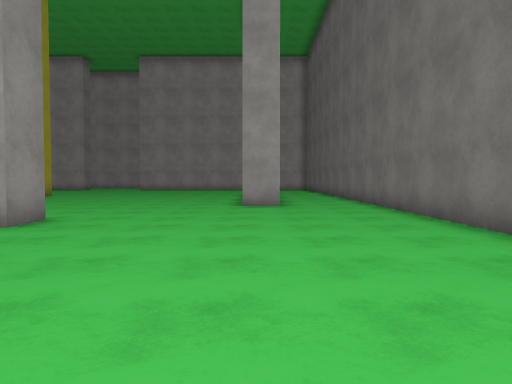
View 1 (above)

24 first-person views from a walk through a scene from a Unity 3-D project. The camera is 1.2 m above the floor, tilts 2° down and sees 70° across. The floor is counted in squares, 1.67 m on a side. Each view is taken from the middle of a square. On the plan, view 1 faces up. The plan holds only what a view shows up to about 11 squares ahead; the rest is blank. The place goes on beyond the plan. The player is left out. Surface patterns are stand-ins for the level's own textures.

View 2
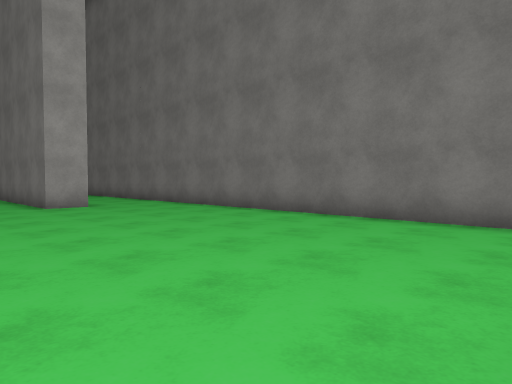

View 3
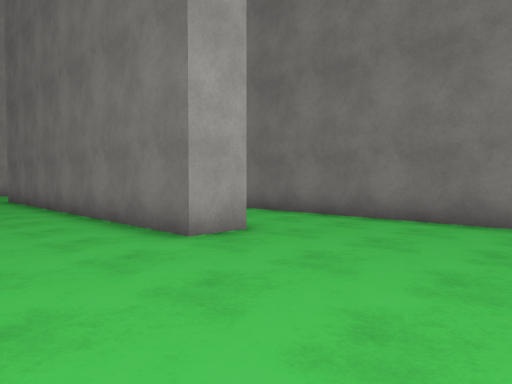

View 4
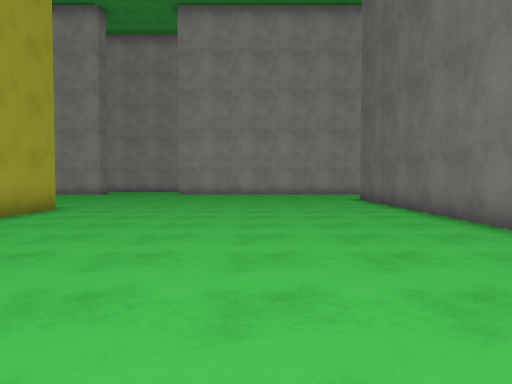

View 5
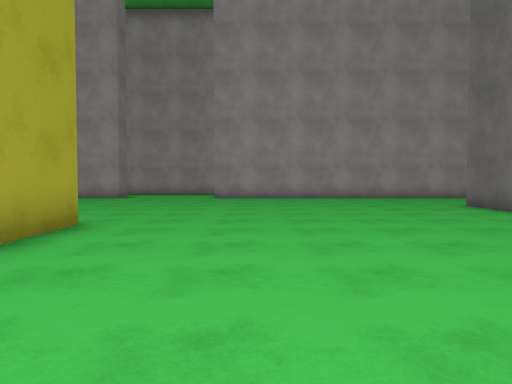

View 6
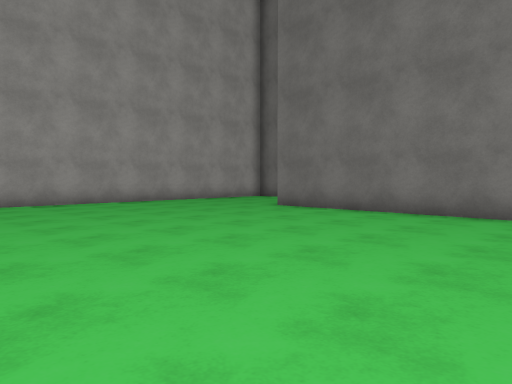

View 7
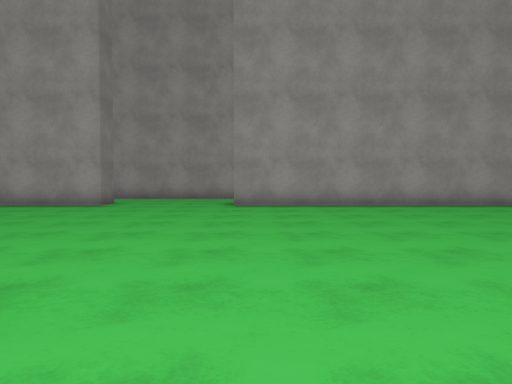

View 8
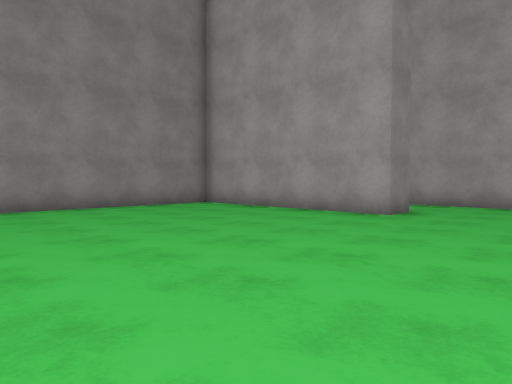

View 9
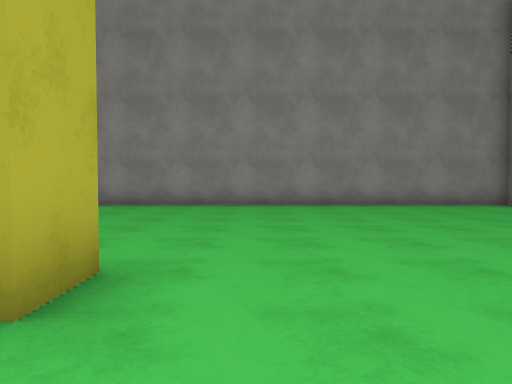

View 10
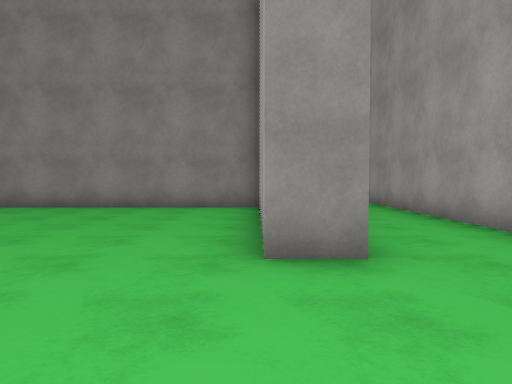

View 11
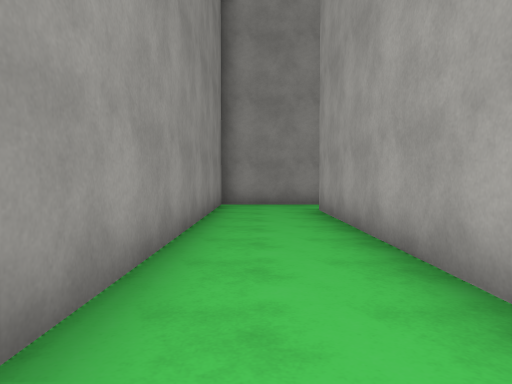

View 12
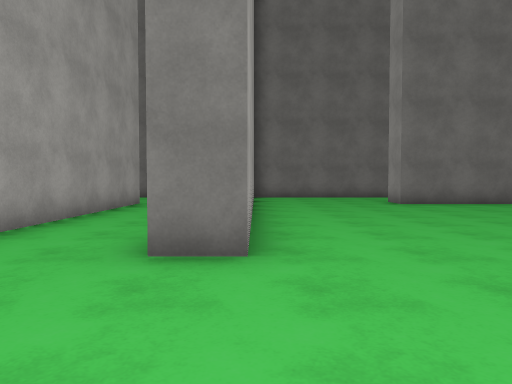

View 13
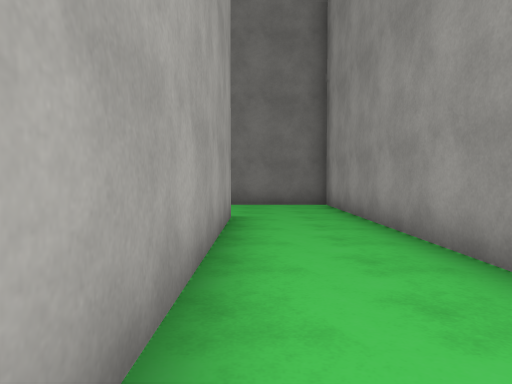

View 14
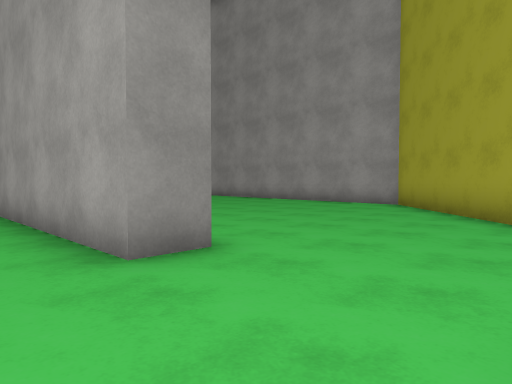

View 15
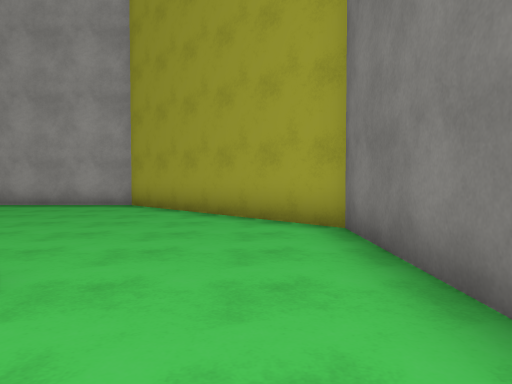

View 16
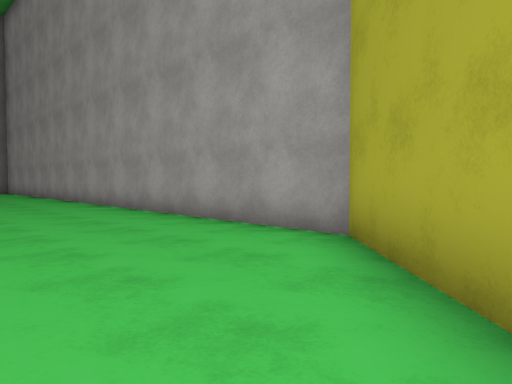

View 17
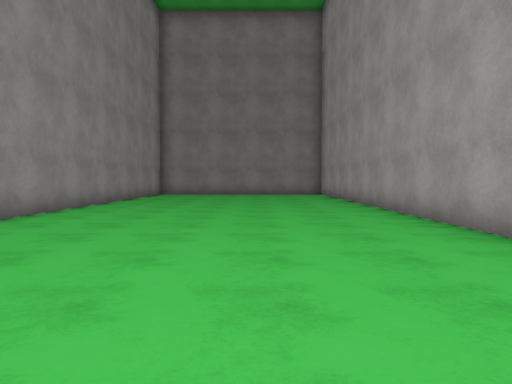

View 18
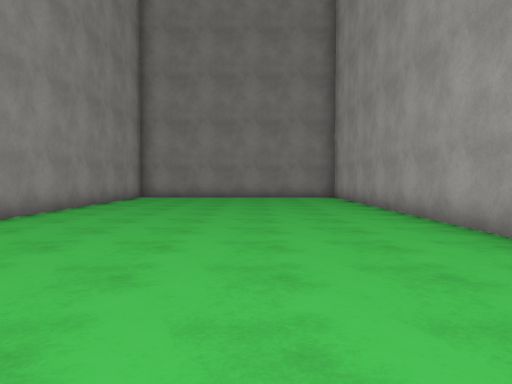

View 19
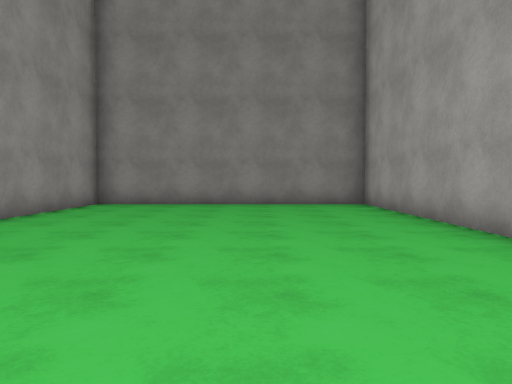

View 20
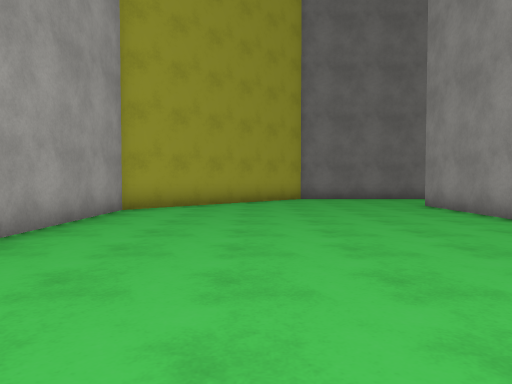

View 21
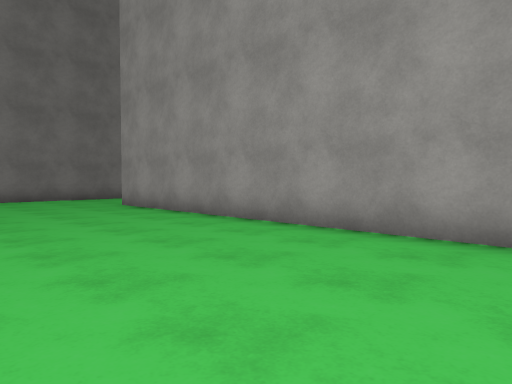

View 22
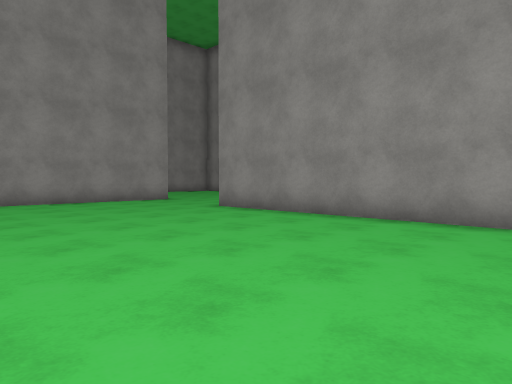

View 23
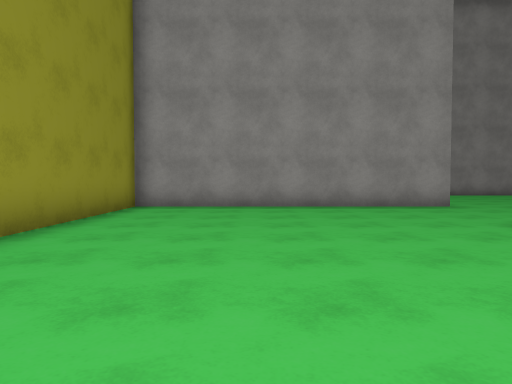

View 24
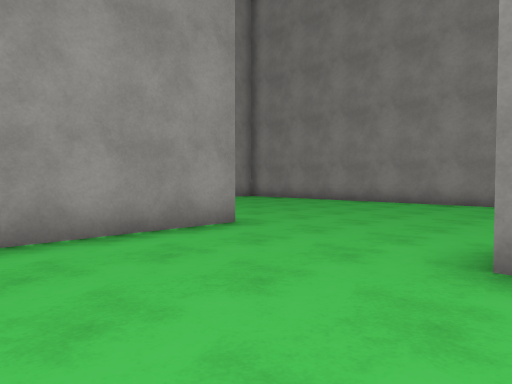

### Floor plan
Points are (right, up) in squares from view 1. A wall is a line through its corners. A room is listed if a view was taken in it or the views show most of it. See-through windows are left out.
Room 1 (views 1, 2, 3, 4, 5, 6, 7, 8, 9, 10, 11, 12, 13, 22, 23, 24)
walls: (-9.9, 15.8) (-8.8, 15.8) (-8.8, 13.8); (-18.1, 6.4) (-9.8, 6.4) (-9.8, 11.5); (-3.7, 6.5) (-3.7, 5.4); (-11.3, 25.1) (-11.3, 24.1) (-17.3, 24.1) (-17.3, 10.2); (0.8, 9.8) (-0.4, 9.8) (-0.4, 19.9); (-4.2, 25) (-0.5, 25); (-9.8, 27.5) (-21.6, 27.5); (-25, 8.8) (-25, 6.4); (0.1, 24.1) (-7.6, 24.1) (-7.6, 25.1); (-0.1, 27.5) (-6.4, 27.5); (3.3, 1) (3.3, 12.6); (-23.4, 27.9) (-23.4, 25) (-14.4, 25)
ways out: opening at (0, 26.5) to room 2
Room 2 (views 14, 15, 16, 17, 18, 19, 20, 21)
walls: (-0.5, 25) (3.3, 25) (3.3, 31.4) (-1.4, 36.1) (-20.5, 36.1) (-20.5, 28.4) (-0.1, 28.4) (-0.1, 27.5)
ways out: opening at (0, 26.5) to room 1

Positions as (right, up) in squares from view 1, and headings:
1: (0, 0), facing up
2: (-3, 0), facing up-right
3: (-3, 6), facing up-right
4: (-4, 7), facing up
5: (-6, 10), facing up
6: (-8, 13), facing up-right
7: (-7, 14), facing up
8: (-8, 17), facing up-left
9: (-7, 17), facing left
10: (-8, 24), facing left
11: (-13, 26), facing left
12: (-11, 24), facing right
13: (-7, 27), facing right
14: (3, 26), facing up-left
15: (2, 26), facing up
16: (1, 32), facing up-left
17: (-3, 33), facing left
18: (-6, 33), facing left
19: (-10, 33), facing left
20: (-10, 33), facing right
21: (-10, 33), facing down-right
22: (-11, 18), facing down-left
23: (-13, 16), facing down
24: (-14, 11), facing down-left
